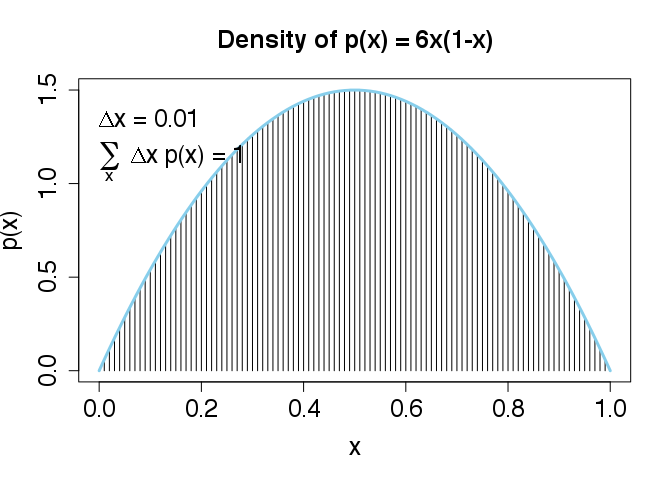

The script that drew this image:
source("DBDA2E-utilities.R")
# Graph of p(x) = 6x(1-x), with comb of intervals.
xlow  = 0  # Specify low end of x-axis.
xhigh = 1  # Specify high end of x-axis.
dx = 0.01 # Specify interval width on x-axis
# Specify comb of points along the x axis:
x = seq(from=xlow, to=xhigh, by=dx)
# Compute y values, i.e., probability density at each value of x:
y = 6*x * (1-x)
# Plot the function. "plot" draws the intervals. "lines" draws the bell curve.
openGraph(width=7,height=5)
plot(x, y, type="h", lwd=1, cex.axis=1.5,
     xlab="x", ylab="p(x)", cex.lab=1.5,
     main="Density of p(x) = 6x(1-x)", cex.main=1.5)
lines(x, y, lwd=3,  col="skyblue")
# Approximate the integral as the sum of width * height for each interval.
area = sum(dx * y)
# Display info in the graph.
text(0, .9*max(y), bquote(paste(Delta, "x = ", .(dx))), 
     adj=c(0, .5), cex=1.5)
text(0, .75*max(y),
     bquote(
         paste(sum(,x,), " ", Delta, "x p(x) = ", .(signif(area, 3)))
     ), adj=c(0, .5), cex=1.5)
# Save the plot to an EPS file.
saveGraph(file="IntegralOfDensity", type="png")
